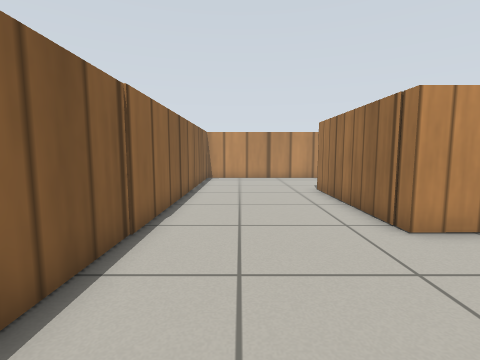
view 1 (above)

13 first-person views from a walk through a world built for the Gazebo simulator. The camera is 0.17 m above the floor, tilts 6° down and sees 85° across. The floor is counted in squares, 0.1 m on a side. Each view is taken from the middle of a square. On the plan, view 1 faces up. The plan holds only what a view shows up to about 15 squares ahead; the rest is blank. Simple patterns stand in for the simulator's built-in surfaces.

view 2
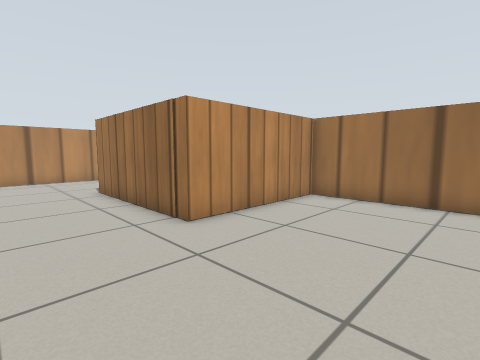

view 3
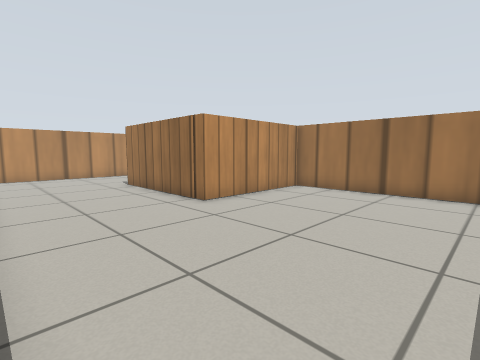

view 4
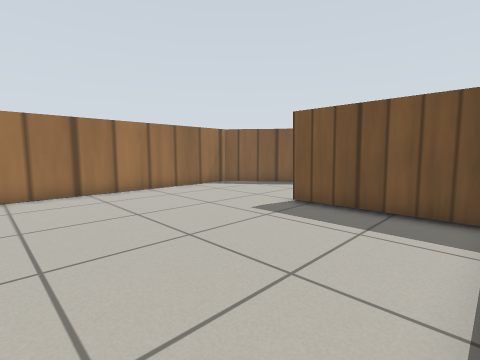

view 5
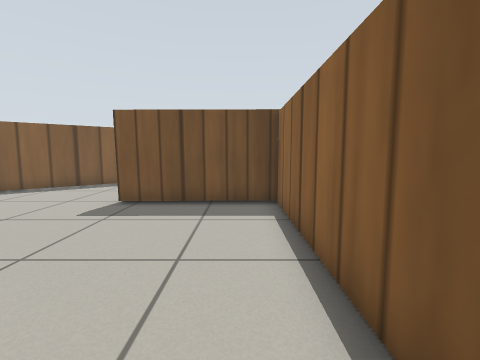

view 6
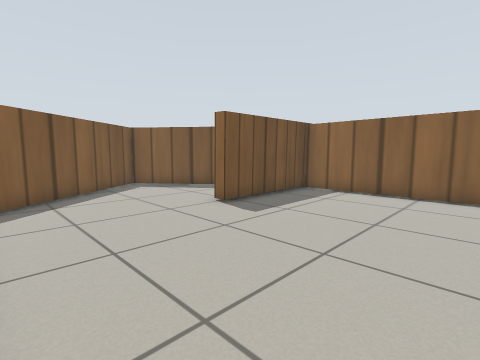

view 7
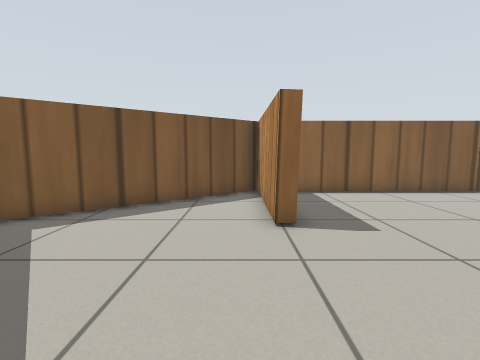

view 8
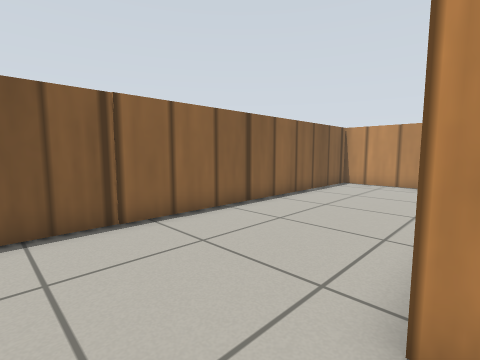

view 9
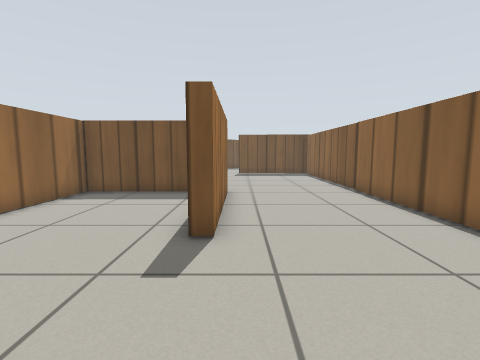

view 10
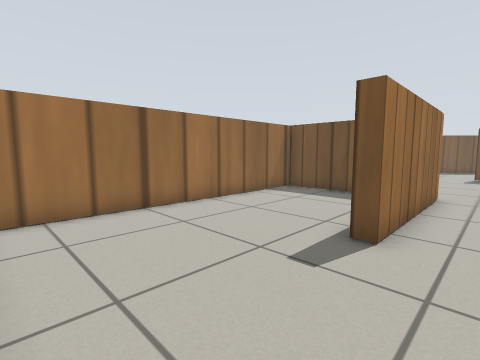

view 11
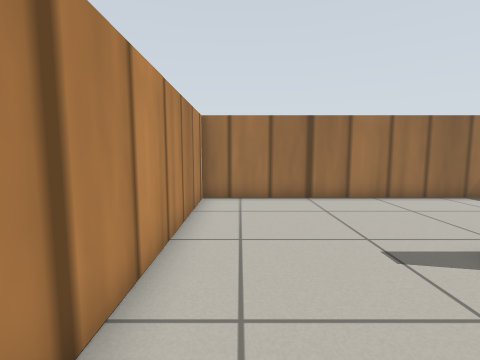

view 12
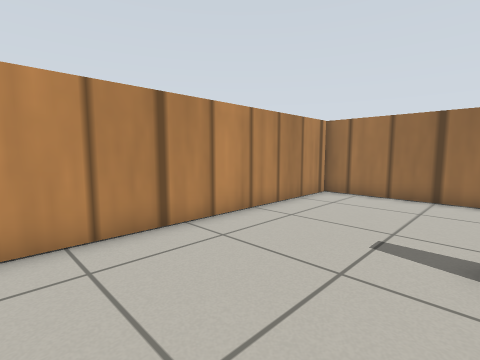

view 13
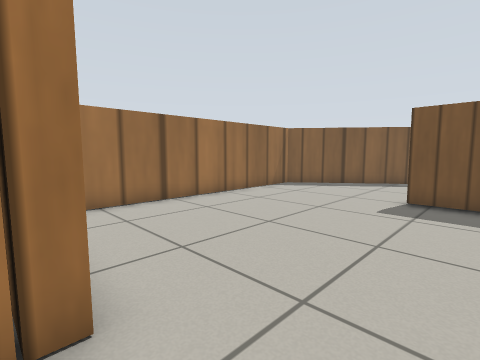

### Floor plan
Points are (right, up) in squares from view 1. A wall is a line through its corners. A room is listed if a view was taken in it or the views show most of it. See-through windows are left out.
Room 1 (views 1, 2, 3, 4, 5, 6, 8, 9, 10, 11, 12, 13)
walls: (9.6, -4.5) (9.6, 5.4) (3.6, 5.4) (3.5, 11.9); (3.4, 17.3) (-2.3, 17.3) (-2.3, -3.7) (3.1, -3.7) (3.1, -4.2)
ways out: opening at (6.5, -4) to room 2; opening at (4, 14.5) to room 3
Room 2 (view 7)
walls: (3.1, -4.2) (-2.5, -4.2) (3, -11.3) (9.6, -6.2) (9.6, -4.5)
ways out: opening at (6.5, -4) to room 1
Room 3 (no view inside)
walls: (3.5, 11.9) (4.1, 11.9); (3.5, 5.9) (9.6, 5.9) (9.6, 17.4) (3.4, 17.3)
ways out: opening at (4, 14.5) to room 1

Where each view was taken, in squares from view 1:
view 1: 0 up, 0 right, facing up
view 2: 0 up, 0 right, facing up-right
view 3: 2 down, 2 left, facing up-right
view 4: 4 up, 2 left, facing down-right
view 5: 5 up, 1 left, facing down
view 6: 3 up, 9 right, facing down-left
view 7: 5 down, 9 right, facing left
view 8: 3 up, 4 right, facing up-left
view 9: 17 up, 3 right, facing down
view 10: 17 up, 2 right, facing down-right
view 11: 16 up, 0 right, facing right
view 12: 12 up, 1 left, facing up-right
view 13: 6 up, 1 right, facing down-right
